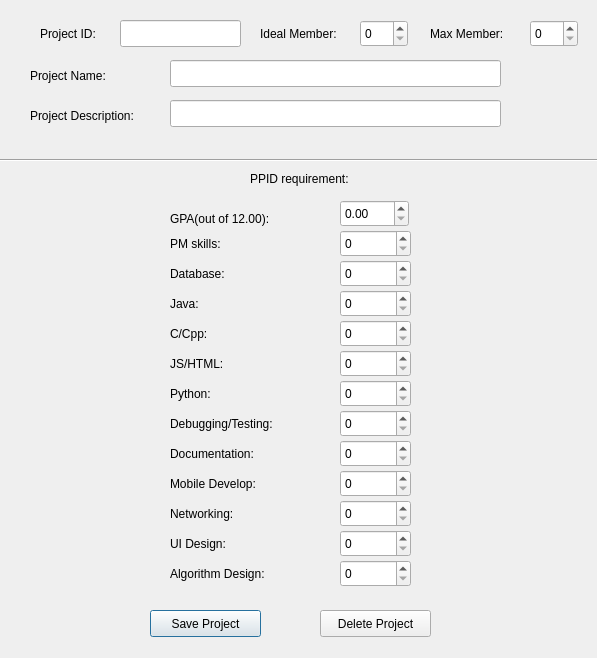
<?xml version="1.0" encoding="UTF-8"?>
<ui version="4.0">
 <class>AdminProjWindow</class>
 <widget class="QDialog" name="AdminProjWindow">
  <property name="geometry">
   <rect>
    <x>0</x>
    <y>0</y>
    <width>597</width>
    <height>658</height>
   </rect>
  </property>
  <property name="windowTitle">
   <string>Administrator's Project</string>
  </property>
  <widget class="QLabel" name="label_16">
   <property name="geometry">
    <rect>
     <x>170</x>
     <y>565</y>
     <width>131</width>
     <height>17</height>
    </rect>
   </property>
   <property name="text">
    <string>Algorithm Design:</string>
   </property>
  </widget>
  <widget class="QSpinBox" name="networkSpin">
   <property name="geometry">
    <rect>
     <x>340</x>
     <y>500</y>
     <width>71</width>
     <height>27</height>
    </rect>
   </property>
  </widget>
  <widget class="QLabel" name="label_9">
   <property name="geometry">
    <rect>
     <x>170</x>
     <y>355</y>
     <width>67</width>
     <height>17</height>
    </rect>
   </property>
   <property name="text">
    <string>JS/HTML:</string>
   </property>
  </widget>
  <widget class="QSpinBox" name="idealSpin">
   <property name="geometry">
    <rect>
     <x>360</x>
     <y>20</y>
     <width>48</width>
     <height>27</height>
    </rect>
   </property>
  </widget>
  <widget class="QSpinBox" name="cSpin">
   <property name="geometry">
    <rect>
     <x>340</x>
     <y>320</y>
     <width>71</width>
     <height>27</height>
    </rect>
   </property>
  </widget>
  <widget class="QLabel" name="label_14">
   <property name="geometry">
    <rect>
     <x>170</x>
     <y>505</y>
     <width>91</width>
     <height>17</height>
    </rect>
   </property>
   <property name="text">
    <string>Networking:</string>
   </property>
  </widget>
  <widget class="QLabel" name="label">
   <property name="geometry">
    <rect>
     <x>40</x>
     <y>25</y>
     <width>71</width>
     <height>17</height>
    </rect>
   </property>
   <property name="text">
    <string>Project ID:</string>
   </property>
  </widget>
  <widget class="QSpinBox" name="debugSpin">
   <property name="geometry">
    <rect>
     <x>340</x>
     <y>410</y>
     <width>71</width>
     <height>27</height>
    </rect>
   </property>
  </widget>
  <widget class="QLabel" name="label_4">
   <property name="geometry">
    <rect>
     <x>30</x>
     <y>50</y>
     <width>141</width>
     <height>51</height>
    </rect>
   </property>
   <property name="text">
    <string>Project Name:</string>
   </property>
  </widget>
  <widget class="QSpinBox" name="dbSpin">
   <property name="geometry">
    <rect>
     <x>340</x>
     <y>260</y>
     <width>71</width>
     <height>27</height>
    </rect>
   </property>
  </widget>
  <widget class="QLabel" name="label_15">
   <property name="geometry">
    <rect>
     <x>170</x>
     <y>535</y>
     <width>81</width>
     <height>17</height>
    </rect>
   </property>
   <property name="text">
    <string>UI Design:</string>
   </property>
  </widget>
  <widget class="QLabel" name="label_19">
   <property name="geometry">
    <rect>
     <x>430</x>
     <y>25</y>
     <width>111</width>
     <height>17</height>
    </rect>
   </property>
   <property name="text">
    <string>Max Member:</string>
   </property>
  </widget>
  <widget class="Line" name="line">
   <property name="geometry">
    <rect>
     <x>0</x>
     <y>150</y>
     <width>691</width>
     <height>20</height>
    </rect>
   </property>
   <property name="orientation">
    <enum>Qt::Horizontal</enum>
   </property>
  </widget>
  <widget class="QLineEdit" name="projDesc">
   <property name="geometry">
    <rect>
     <x>170</x>
     <y>100</y>
     <width>331</width>
     <height>27</height>
    </rect>
   </property>
  </widget>
  <widget class="QSpinBox" name="mobileSpin">
   <property name="geometry">
    <rect>
     <x>340</x>
     <y>470</y>
     <width>71</width>
     <height>27</height>
    </rect>
   </property>
  </widget>
  <widget class="QSpinBox" name="docSpin">
   <property name="geometry">
    <rect>
     <x>340</x>
     <y>440</y>
     <width>71</width>
     <height>27</height>
    </rect>
   </property>
  </widget>
  <widget class="QLabel" name="label_7">
   <property name="geometry">
    <rect>
     <x>170</x>
     <y>295</y>
     <width>67</width>
     <height>17</height>
    </rect>
   </property>
   <property name="text">
    <string>Java:</string>
   </property>
  </widget>
  <widget class="QLabel" name="label_3">
   <property name="geometry">
    <rect>
     <x>250</x>
     <y>170</y>
     <width>141</width>
     <height>17</height>
    </rect>
   </property>
   <property name="text">
    <string>PPID requirement:</string>
   </property>
  </widget>
  <widget class="QLabel" name="label_2">
   <property name="geometry">
    <rect>
     <x>260</x>
     <y>25</y>
     <width>111</width>
     <height>17</height>
    </rect>
   </property>
   <property name="text">
    <string>Ideal Member:</string>
   </property>
  </widget>
  <widget class="QLabel" name="label_12">
   <property name="geometry">
    <rect>
     <x>170</x>
     <y>445</y>
     <width>121</width>
     <height>17</height>
    </rect>
   </property>
   <property name="text">
    <string>Documentation:</string>
   </property>
  </widget>
  <widget class="QSpinBox" name="javaSpin">
   <property name="geometry">
    <rect>
     <x>340</x>
     <y>290</y>
     <width>71</width>
     <height>27</height>
    </rect>
   </property>
  </widget>
  <widget class="QSpinBox" name="algSpin">
   <property name="geometry">
    <rect>
     <x>340</x>
     <y>560</y>
     <width>71</width>
     <height>27</height>
    </rect>
   </property>
  </widget>
  <widget class="QLabel" name="label_5">
   <property name="geometry">
    <rect>
     <x>170</x>
     <y>235</y>
     <width>63</width>
     <height>17</height>
    </rect>
   </property>
   <property name="text">
    <string>PM skills:</string>
   </property>
  </widget>
  <widget class="QLabel" name="label_11">
   <property name="geometry">
    <rect>
     <x>170</x>
     <y>415</y>
     <width>141</width>
     <height>17</height>
    </rect>
   </property>
   <property name="text">
    <string>Debugging/Testing:</string>
   </property>
  </widget>
  <widget class="QLabel" name="label_10">
   <property name="geometry">
    <rect>
     <x>170</x>
     <y>385</y>
     <width>67</width>
     <height>17</height>
    </rect>
   </property>
   <property name="text">
    <string>Python:</string>
   </property>
  </widget>
  <widget class="QDoubleSpinBox" name="gpaSpin">
   <property name="geometry">
    <rect>
     <x>340</x>
     <y>200</y>
     <width>69</width>
     <height>27</height>
    </rect>
   </property>
   <property name="maximum">
    <double>12.000000000000000</double>
   </property>
   <property name="singleStep">
    <double>0.100000000000000</double>
   </property>
  </widget>
  <widget class="QLabel" name="label_6">
   <property name="geometry">
    <rect>
     <x>170</x>
     <y>265</y>
     <width>71</width>
     <height>17</height>
    </rect>
   </property>
   <property name="text">
    <string>Database:</string>
   </property>
  </widget>
  <widget class="QLabel" name="label_17">
   <property name="geometry">
    <rect>
     <x>170</x>
     <y>210</y>
     <width>125</width>
     <height>17</height>
    </rect>
   </property>
   <property name="text">
    <string>GPA(out of 12.00):</string>
   </property>
  </widget>
  <widget class="QPushButton" name="saveButton">
   <property name="geometry">
    <rect>
     <x>150</x>
     <y>610</y>
     <width>111</width>
     <height>27</height>
    </rect>
   </property>
   <property name="text">
    <string>Save Project</string>
   </property>
  </widget>
  <widget class="QLabel" name="label_8">
   <property name="geometry">
    <rect>
     <x>170</x>
     <y>325</y>
     <width>67</width>
     <height>17</height>
    </rect>
   </property>
   <property name="text">
    <string>C/Cpp:</string>
   </property>
  </widget>
  <widget class="QSpinBox" name="maxSpin">
   <property name="geometry">
    <rect>
     <x>530</x>
     <y>20</y>
     <width>48</width>
     <height>27</height>
    </rect>
   </property>
  </widget>
  <widget class="QLabel" name="label_18">
   <property name="geometry">
    <rect>
     <x>30</x>
     <y>90</y>
     <width>141</width>
     <height>51</height>
    </rect>
   </property>
   <property name="text">
    <string>Project Description:</string>
   </property>
  </widget>
  <widget class="QSpinBox" name="pmSpin">
   <property name="geometry">
    <rect>
     <x>340</x>
     <y>230</y>
     <width>71</width>
     <height>27</height>
    </rect>
   </property>
  </widget>
  <widget class="QSpinBox" name="pythonSpin">
   <property name="geometry">
    <rect>
     <x>340</x>
     <y>380</y>
     <width>71</width>
     <height>27</height>
    </rect>
   </property>
  </widget>
  <widget class="QPushButton" name="deleteButton">
   <property name="geometry">
    <rect>
     <x>320</x>
     <y>610</y>
     <width>111</width>
     <height>27</height>
    </rect>
   </property>
   <property name="text">
    <string>Delete Project</string>
   </property>
  </widget>
  <widget class="QSpinBox" name="jsSpin">
   <property name="geometry">
    <rect>
     <x>340</x>
     <y>350</y>
     <width>71</width>
     <height>27</height>
    </rect>
   </property>
  </widget>
  <widget class="QLabel" name="label_13">
   <property name="geometry">
    <rect>
     <x>170</x>
     <y>475</y>
     <width>121</width>
     <height>17</height>
    </rect>
   </property>
   <property name="text">
    <string>Mobile Develop:</string>
   </property>
  </widget>
  <widget class="QLineEdit" name="projName">
   <property name="geometry">
    <rect>
     <x>170</x>
     <y>60</y>
     <width>331</width>
     <height>27</height>
    </rect>
   </property>
  </widget>
  <widget class="QLineEdit" name="id">
   <property name="enabled">
    <bool>true</bool>
   </property>
   <property name="geometry">
    <rect>
     <x>120</x>
     <y>20</y>
     <width>121</width>
     <height>27</height>
    </rect>
   </property>
   <property name="readOnly">
    <bool>true</bool>
   </property>
  </widget>
  <widget class="QSpinBox" name="uiSpin">
   <property name="geometry">
    <rect>
     <x>340</x>
     <y>530</y>
     <width>71</width>
     <height>27</height>
    </rect>
   </property>
  </widget>
 </widget>
 <resources/>
 <connections/>
</ui>
